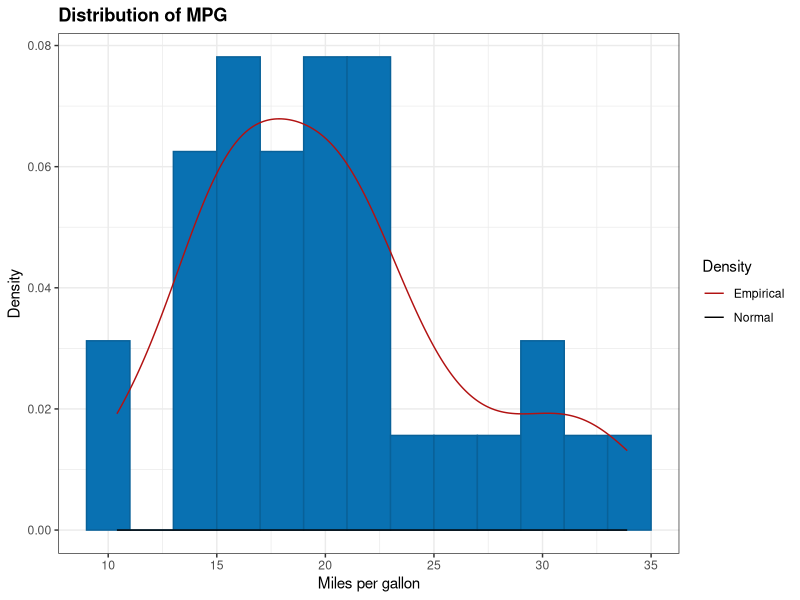
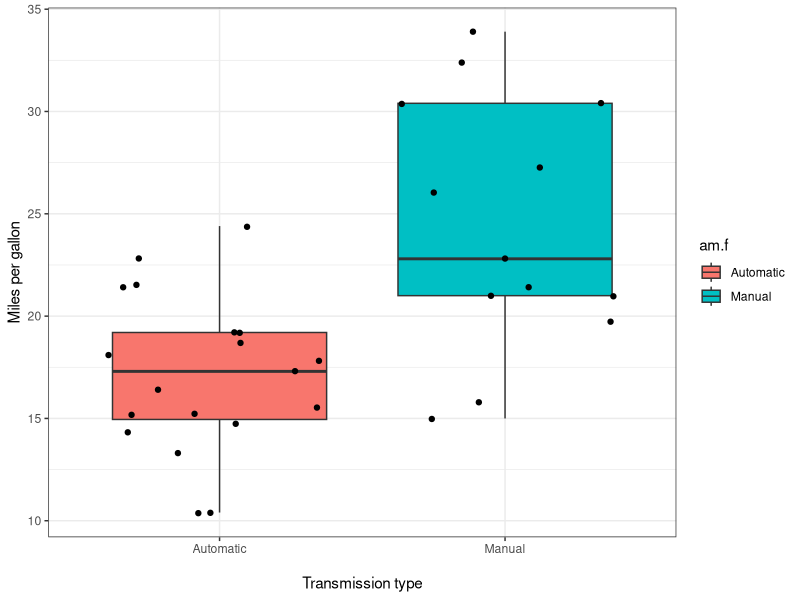

Write the R code that produced these figures, in order. (Note: this script raises an error after producing the figures.)
## ---- chunk 1
rm(list = ls())
data(mtcars)

# Rearrange data for ggpairs plot
mtcars <- mtcars[ , c(1, 9, 2:8, 10:11)]

# Create factor variables
mtcars$am.f <- as.factor(mtcars$am); levels(mtcars$am.f) <- c("Automatic", "Manual")
mtcars$cyl.f <- as.factor(mtcars$cyl); levels(mtcars$cyl.f) <- c("4 cyl", "6 cyl", "8 cyl")
mtcars$vs.f <- as.factor(mtcars$vs); levels(mtcars$vs.f) <- c("V engine", "Straight engine")
mtcars$gear.f <- as.factor(mtcars$gear); levels(mtcars$gear.f) <- c("3 gears", "4 gears", "5 gears")
mtcars$carb.f <- as.factor(mtcars$carb)
## ---- chunk 2
model1 <- lm(mpg ~ am.f, data = mtcars)
## ---- chunk 3
cor.list <- c()
outcome.cor <- function(predictor, ...) {
    x <- cor(mtcars$mpg, predictor)
    cor.list <- c(cor.list, x)
}
cor.list <- sapply(mtcars[ , c(2:11)], outcome.cor)
## ---- chunk 4
require(car)
model8 <- lm(mpg ~ am.f + wt + cyl.f + am.f * wt, data = mtcars)
model10 <- lm(mpg ~ am.f + wt + am.f * wt, data = mtcars)
vif(model10); vif(model8)[ ,1]
## ---- chunk 5
final.model <- lm(mpg ~ am.f + I(wt - mean(wt)) + am.f * I(wt - mean(wt)), data = mtcars)
summary(final.model)$coef

mn <- mean(mtcars$wt)
final.model.auto <- lm(mpg ~ I(wt - mn), data = mtcars[mtcars$am == 0, ])
final.model.manual <- lm(mpg ~ I(wt - mn), data = mtcars[mtcars$am == 1, ])

mean.cars <- data.frame(wt = c(mean(mtcars$wt)))
new.cars <- data.frame(wt = c(2, 4))

# CI for mean
auto.ci <- predict(final.model.auto, newdata = mean.cars, interval = ("confidence"))
manual.ci <- predict(final.model.manual, newdata = mean.cars, interval = ("confidence"))

# Prediction interval for new values
auto.predict.ci <- predict(final.model.auto, newdata = new.cars, interval = ("prediction"))
manual.predict.ci <- predict(final.model.manual, newdata = new.cars, interval = ("prediction"))
## ---- chunk 6
mtcars$hatvalues <- round(hatvalues(final.model), 3)
head(sort(round(hatvalues(final.model), 3), decreasing = TRUE))

mtcars$dfbetas <- round(dfbetas(final.model)[, 2], 3)
head(sort(round(abs(dfbetas(final.model)[, 2]), 3), decreasing = TRUE))
## ---- chunk 7
require(ggplot2)
g <- ggplot(data=as.data.frame(mtcars$mpg), aes(mtcars$mpg)) + 
        geom_histogram(aes(y = ..density..), binwidth = 2, 
                 col = "#086199", 
                 fill = "#0971B2") + 
        xlab("Miles per gallon") + 
        ylab("Density") + 
        theme_bw() + 
        ggtitle("Distribution of MPG") + 
        theme(plot.title = element_text(lineheight=.8, face="bold")) + 
        geom_line(aes(y = ..density.., colour = "Empirical"), stat = "density") + 
        stat_function(fun = dnorm, aes(colour = "Normal"), 
                    arg = list(mean = mean(mtcars$mpg), sd = sd(mtcars$mpg))) + 
        scale_colour_manual(name = "Density", values = c("#B21212", "black"))
g
## ---- chunk 8
require(ggplot2)
g <- ggplot(mtcars, aes(am.f, mpg)) +
        geom_boxplot(aes(fill = am.f)) +
        geom_jitter() +
        ylab("Miles per gallon") +
        xlab("\nTransmission type") +
        theme_bw()
g
## ---- chunk 9
require(ggplot2); require(GGally)
g = ggpairs(mtcars[ , 1:11], lower = list(continuous = "smooth", params = c(method = "loess")))
g
## ---- chunk 10
model1 <- lm(mpg ~ am.f, data = mtcars)
model2 <- lm(mpg ~ am.f + wt, data = mtcars)
model3 <- lm(mpg ~ am.f + wt + cyl.f, data = mtcars)
model4 <- lm(mpg ~ am.f + wt + cyl.f + drat, data = mtcars)
model5 <- lm(mpg ~ am.f + wt + cyl.f + carb.f, data = mtcars)
model6 <- lm(mpg ~ am.f + wt + cyl.f + gear.f, data = mtcars)
model7 <- lm(mpg ~ am.f + wt + cyl.f + qsec, data = mtcars)
model8 <- lm(mpg ~ am.f + wt + cyl.f + am.f * wt, data = mtcars)
model9 <- lm(mpg ~ am.f + wt + cyl.f + am.f * wt + am.f * cyl.f, data = mtcars)
model10 <- lm(mpg ~ am.f + wt + am.f * wt, data = mtcars)

lmfits <- data.frame(Model1 = character(), Model2 = character(), Change = numeric())
lmfit.table <- function(model1, model2, ...) {
    models <- sub("Model 1: ", "", attr(anova(model1, model2), "heading")[2])
    x <- c(sub("\\n.*", "", models),
            sub(".*Model 2: ", "", models), 
            round(anova(model1, model2)$"Pr(>F)"[2], 3))
    lmfits <- rbind(lmfits, x)
}

lmfits <- lmfit.table(model1, model2)
lmfits$X.mpg...am.f. <- as.character(lmfits$X.mpg...am.f.)
lmfits$X.mpg...am.f...wt. <- as.character(lmfits$X.mpg...am.f...wt.)
lmfits$X.0. <- as.numeric(as.character(lmfits$X.0.))

lmfits <- lmfit.table(model2, model3)
lmfits <- lmfit.table(model3, model4)
lmfits <- lmfit.table(model3, model5)
lmfits <- lmfit.table(model3, model6)
lmfits <- lmfit.table(model3, model7)
lmfits <- lmfit.table(model3, model8)
lmfits <- lmfit.table(model8, model9)
lmfits <- lmfit.table(model2, model10)

names(lmfits) <- c("Model 1", "Model 2", "p-value of model improvement")

require(knitr)
kable(lmfits)
## ---- chunk 11
require(ggplot2)
g <- ggplot(data=mtcars, aes(x=wt, y=mpg, colour=am.f)) + 
        geom_point(alpha = 0.7) +
        geom_abline(intercept = coef(model10)[1], slope = coef(model10)[3], 
                    size = 1, color = "#B21212") +
        geom_abline(intercept = coef(model10)[1] + coef(model10)[2], 
                    slope = coef(model10)[3] + coef(model10)[4], 
                    size = 1, color = "#0971B2") +
        scale_colour_manual(name="Transmission",  values =c("#B21212", "#0971B2")) +
        ylab("Miles per gallon") +    
        xlab("Weight (`000 lbs)") +
        theme_bw()
g        
## ---- chunk 12
par(mfrow = c(2,2))
plot(final.model)
## ---- chunk 13
mtcars$name <- row.names(mtcars)
g1 <- g + geom_text(data=subset(mtcars, abs(hatvalues) > 0.21), 
                     aes(wt,mpg,label=name), size = 4, hjust=1, vjust=0) +
        ggtitle("The Six Points with Highest Leverage (hatvalues)")

g2 <- g + geom_text(data=subset(mtcars, abs(dfbetas) > 0.17), 
                     aes(wt,mpg,label=name), size = 4, hjust=1, vjust=0) +
        ggtitle("The Six Points with Highest Influence (dfbetas)")

library(gridExtra)
grid.arrange(g1, g2, nrow = 1, ncol = 2)
